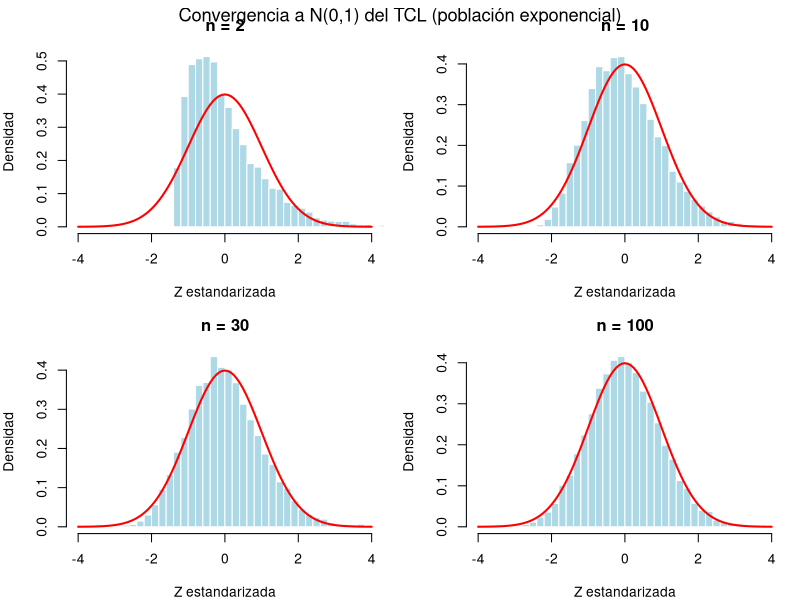
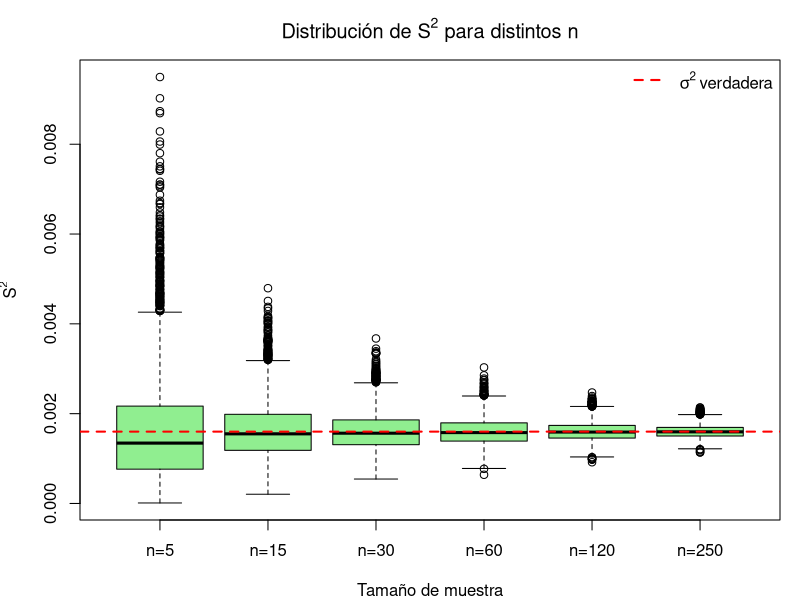
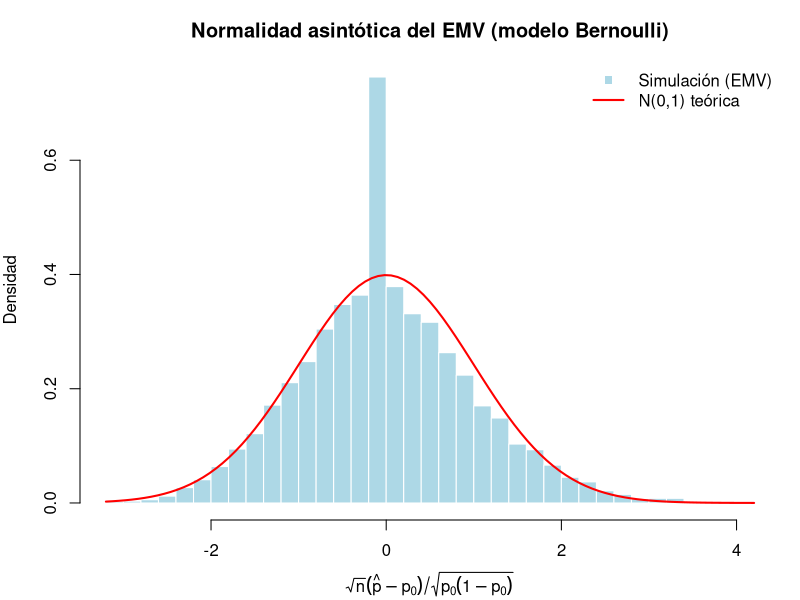
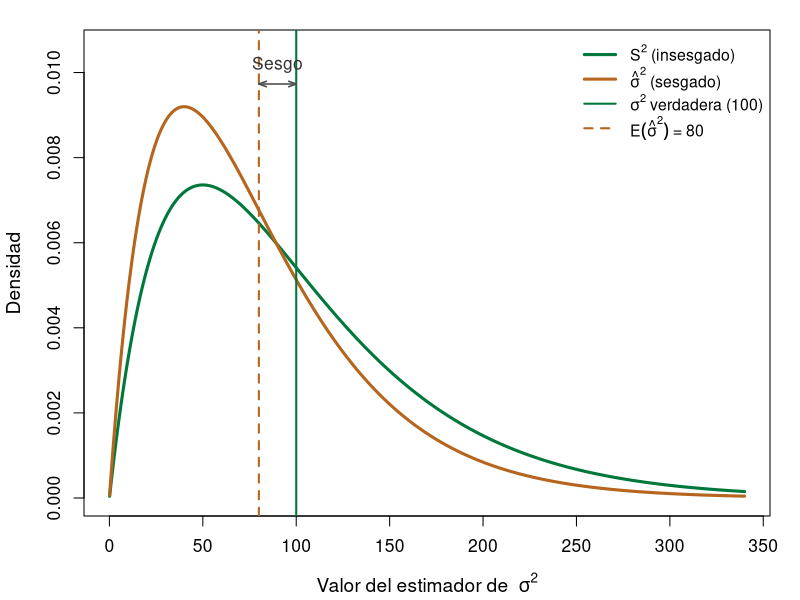
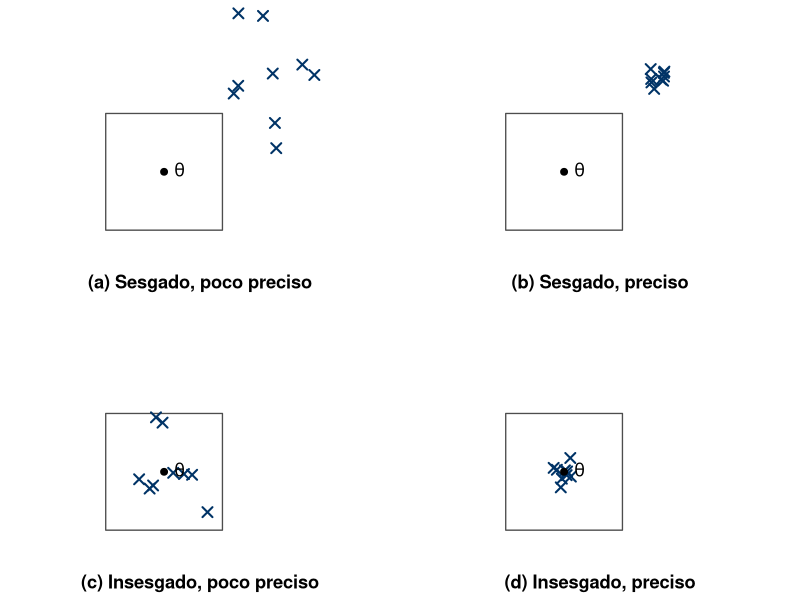
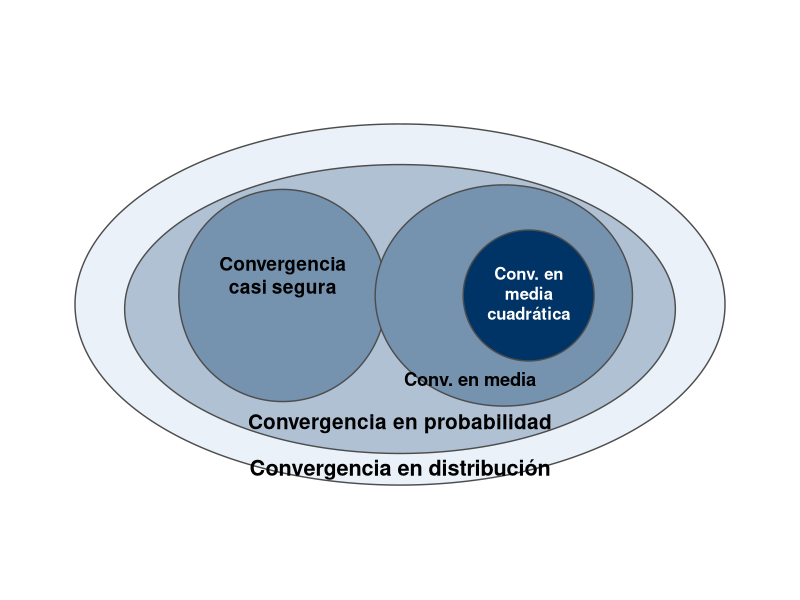
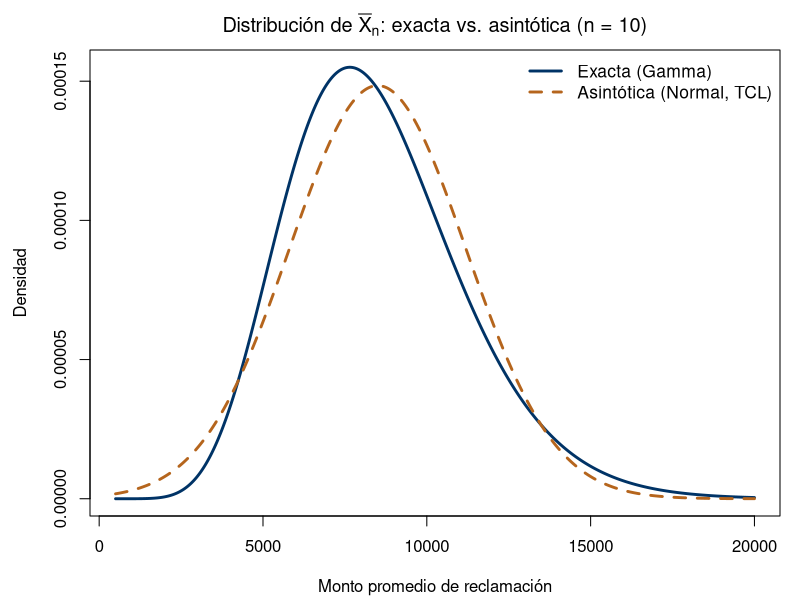

The R script that drew these images, in order:
# ==============================================================
# Capítulo 4 - Estimación puntual, convergencia y máxima verosimilitud
# Inferencia Estadística, EST-11102, ITAM
# ==============================================================

# Si este script se ejecuta en un entorno con locale POSIX/C (sin
# UTF-8), los acentos en las etiquetas de las figuras (p. ej.
# "distribución", "cuadrática") se corrompen al renderizar. Este
# intento silencioso de fijar un locale UTF-8 evita ese problema; si
# el locale no está disponible en el sistema, no interrumpe el script.
try(Sys.setlocale("LC_CTYPE", "C.UTF-8"), silent = TRUE)

# --------------------------------------------------------------
# 1. Figura: sesgo vs. varianza (Sección 4.2, Figura cap4_sesgo_varianza)
#    Distribuciones EXACTAS (no simuladas) de S^2 y sigma_hat^2 para el
#    Ejemplo 4.2.1 (n=5, sigma^2=100), usando (n-1)S^2/sigma^2 ~ chi^2_(n-1).
# --------------------------------------------------------------
n_fig <- 5
sigma2_fig <- 100
df_fig <- n_fig - 1

# S^2 = (sigma^2/(n-1)) * W, W ~ chi2_(n-1)  =>  densidad de S^2 en s:
dS2 <- function(s) dchisq((df_fig / sigma2_fig) * s, df = df_fig) * (df_fig / sigma2_fig)
# sigma_hat^2 = (sigma^2/n) * W  =>  densidad de sigma_hat^2 en t:
dSigmaHat2 <- function(t) dchisq((n_fig / sigma2_fig) * t, df = df_fig) * (n_fig / sigma2_fig)

x_fig <- seq(0.1, 340, length.out = 1000)
AZUL_ITAM  <- "#003366"
VERDE_ITAM <- "#00783C"
NARANJA    <- "#B5651D"

png("cap4_sesgo_varianza.png", width = 2200, height = 1500, res = 220)
par(mar = c(4.2, 4.2, 1.5, 1.5))
yS2 <- dS2(x_fig); ySigmaHat2 <- dSigmaHat2(x_fig)
ymax_fig <- max(yS2, ySigmaHat2) * 1.15
plot(x_fig, yS2, type = "l", col = VERDE_ITAM, lwd = 3,
     xlab = expression(paste("Valor del estimador de  ", sigma^2)),
     ylab = "Densidad", ylim = c(0, ymax_fig), xlim = c(0, 340),
     cex.lab = 1.15, cex.axis = 1.05)
lines(x_fig, ySigmaHat2, col = NARANJA, lwd = 3)
abline(v = sigma2_fig, col = VERDE_ITAM, lwd = 2, lty = 1)
abline(v = (df_fig / n_fig) * sigma2_fig, col = NARANJA, lwd = 2, lty = 2)
y_bracket <- ymax_fig * 0.92
arrows(x0 = (df_fig / n_fig) * sigma2_fig, y0 = y_bracket, x1 = sigma2_fig, y1 = y_bracket,
       length = 0.08, angle = 20, code = 3, col = "gray30", lwd = 1.6)
text(x = mean(c((df_fig / n_fig) * sigma2_fig, sigma2_fig)), y = y_bracket * 1.045,
     labels = "Sesgo", col = "gray20", cex = 1.05)
legend("topright",
       legend = c(expression(S^2 ~ "(insesgado)"), expression(hat(sigma)^2 ~ "(sesgado)"),
                  expression(sigma^2 ~ "verdadera (100)"), expression(E(hat(sigma)^2) ~ "= 80")),
       col = c(VERDE_ITAM, NARANJA, VERDE_ITAM, NARANJA),
       lwd = c(3, 3, 2, 2), lty = c(1, 1, 1, 2), bty = "n", cex = 0.95, seg.len = 2.2)
dev.off()
cat("Figura exportada: cap4_sesgo_varianza.png\n")

# --------------------------------------------------------------
# 1b. Figura: sesgo y precisión (Sección 4.2, Figura cap4_sesgo_precision)
#     Cuadricula 2x2: sesgado/insesgado x preciso/impreciso.
#     Convencion visual: un "x" fuera del recuadro (la region alrededor
#     de theta) representa una estimacion sesgada; dentro del recuadro,
#     una estimacion insesgada. La dispersion de los puntos (compactos
#     vs. dispersos) representa la precision.
# --------------------------------------------------------------
set.seed(123)
box_half <- 1.3

gen_points <- function(n, cx, cy, sd, inside) {
  pts <- matrix(NA_real_, nrow = n, ncol = 2)
  for (i in 1:n) {
    repeat {
      x <- rnorm(1, cx, sd); y <- rnorm(1, cy, sd)
      es_dentro <- (abs(x) <= box_half) && (abs(y) <= box_half)
      if (inside == es_dentro) { pts[i, ] <- c(x, y); break }
    }
  }
  pts
}

pa <- gen_points(9, cx = 2.1, cy = 2.1, sd = 0.8,  inside = FALSE) # (a) sesgado, poco preciso
pb <- gen_points(9, cx = 2.1, cy = 2.1, sd = 0.15, inside = FALSE) # (b) sesgado, preciso
pc <- gen_points(9, cx = 0,   cy = 0,   sd = 0.8,  inside = TRUE)  # (c) insesgado, poco preciso
pd <- gen_points(9, cx = 0,   cy = 0,   sd = 0.15, inside = TRUE)  # (d) insesgado, preciso

dibujar_panel <- function(pts, etiqueta) {
  plot(NA, xlim = c(-1.9, 3.5), ylim = c(-1.9, 3.5), asp = 1,
       axes = FALSE, xlab = "", ylab = "")
  rect(-box_half, -box_half, box_half, box_half, border = "gray30", lwd = 1.3)
  points(pts[, 1], pts[, 2], pch = 4, cex = 1.6, lwd = 2, col = AZUL_ITAM)
  points(0, 0, pch = 19, cex = 1.1)
  text(0.35, 0.05, expression(theta), cex = 1.3)
  mtext(etiqueta, side = 1, line = 0.5, cex = 1.1, font = 2)
}

png("cap4_sesgo_precision.png", width = 2000, height = 1750, res = 220)
par(mfrow = c(2, 2), mar = c(2, 0.3, 0.3, 0.3), oma = c(0, 0, 0, 0))
dibujar_panel(pa, "(a) Sesgado, poco preciso")
dibujar_panel(pb, "(b) Sesgado, preciso")
dibujar_panel(pc, "(c) Insesgado, poco preciso")
dibujar_panel(pd, "(d) Insesgado, preciso")
dev.off()
cat("Figura exportada: cap4_sesgo_precision.png\n")

# --------------------------------------------------------------
# 1c. Figura: jerarquía de los modos de convergencia (Sección 4.4,
#     Figura cap4_jerarquia_convergencia, Teorema 4.4.1). Elipses
#     anidadas: distribución (más externa) > probabilidad > {casi
#     segura, media} (no anidadas entre sí) > media cuadrática (dentro
#     de media). Inspirado en el diagrama de Rincón (2007), redibujado
#     con estilo y paleta propios.
# --------------------------------------------------------------
draw_ellipse <- function(cx, cy, rx, ry, col, border = "gray30", lwd = 1.4, n = 300) {
  theta <- seq(0, 2 * pi, length.out = n)
  polygon(cx + rx * cos(theta), cy + ry * sin(theta),
          col = col, border = border, lwd = lwd)
}

# Paleta: tonos del azul ITAM, de más claro (externo) a más oscuro (interno)
pal_jer <- colorRampPalette(c("#EAF1F8", AZUL_ITAM))(5)

png("cap4_jerarquia_convergencia.png", width = 2400, height = 1500, res = 220, type = "cairo")
par(mar = c(0.5, 0.5, 0.5, 0.5))
plot(NA, xlim = c(-8, 8), ylim = c(-4.3, 4.3), asp = 1,
     axes = FALSE, xlab = "", ylab = "")

draw_ellipse(0, -0.1, 7.2, 4.0, col = pal_jer[1])                 # distribución
draw_ellipse(0, -0.2, 6.1, 3.2, col = pal_jer[2])                 # probabilidad
draw_ellipse(-2.6, 0.1, 2.3, 2.35, col = pal_jer[3])              # casi segura
draw_ellipse(2.3, 0.1, 2.85, 2.45, col = pal_jer[3])              # media
draw_ellipse(2.85, 0.1, 1.45, 1.45, col = pal_jer[5])             # media cuadrática

text(-2.6, 0.55, "Convergencia\ncasi segura", cex = 1.15, font = 2)
text(2.85, 0.15, "Conv. en\nmedia\ncuadrática", cex = 1.0, font = 2, col = "white")
text(1.55, -1.75, "Conv. en media", cex = 1.1, font = 2)
text(0, -2.75, "Convergencia en probabilidad", cex = 1.25, font = 2)
text(0, -3.75, "Convergencia en distribución", cex = 1.3, font = 2)

dev.off()
cat("Figura exportada: cap4_jerarquia_convergencia.png\n")

# --------------------------------------------------------------
# 2. Verificación del Teorema Central del Límite (Sección 4.7)
#    Población NO normal: exponencial(lambda = 1/8500), que modela
#    montos de reclamaciones de seguros (Ejercicio del capítulo).
# --------------------------------------------------------------
set.seed(123)

lambda_pob <- 1 / 8500          # tasa de la exponencial
mu_pob     <- 1 / lambda_pob    # media poblacional = 8500
sigma_pob  <- 1 / lambda_pob    # desv. estándar poblacional (exp: sigma = mu)

B <- 10000                      # número de muestras simuladas
tamanos_n <- c(2, 10, 30, 100)  # tamaños de muestra a comparar

par(mfrow = c(2, 2), mar = c(4, 4, 3, 1))
for (n in tamanos_n) {
  # Para cada tamaño de muestra, simulamos B medias muestrales
  medias <- replicate(B, mean(rexp(n, rate = lambda_pob)))

  # Estandarizamos: Z = sqrt(n)*(Xbarra - mu) / sigma
  z <- sqrt(n) * (medias - mu_pob) / sigma_pob

  hist(z, breaks = 50, freq = FALSE, col = "lightblue", border = "white",
       main = paste0("n = ", n),
       xlab = "Z estandarizada", ylab = "Densidad",
       xlim = c(-4, 4))
  curve(dnorm(x), col = "red", lwd = 2, add = TRUE)
}
mtext("Convergencia a N(0,1) del TCL (población exponencial)",
      side = 3, line = -1.5, outer = TRUE, cex = 1.1)

cat("Nótese cómo, aunque la población exponencial es muy asimétrica,\n",
    "la distribución de Z se acerca a la normal estándar conforme\n",
    "aumenta n: el contenido del Teorema Central del Límite.\n")

# --------------------------------------------------------------
# 2b. Figura: densidad exacta vs. asintótica de Xbar_n, n chico
#     (Sección 4.7, Figura cap4_exacta_vs_asintotica). Población
#     exponencial(lambda), mismos parámetros que arriba. Inspirado en
#     el Gráfico 4.5 de Greene, redibujado con estilo propio.
# --------------------------------------------------------------
n_fig2 <- 10

# Densidad EXACTA de Xbar_n: para una exponencial(lambda), la suma de n
# observaciones es Gamma(forma=n, tasa=lambda), asi que Xbar_n es
# Gamma(forma=n, tasa=n*lambda).
dens_exacta_fig2 <- function(x) dgamma(x, shape = n_fig2, rate = n_fig2 * lambda_pob)
# Densidad ASINTOTICA que predice el TCL: N(mu, sigma^2/n)
dens_asint_fig2 <- function(x) dnorm(x, mean = mu_pob, sd = sigma_pob / sqrt(n_fig2))

x_fig2 <- seq(500, 20000, length.out = 500)

png("cap4_exacta_vs_asintotica.png", width = 2200, height = 1500, res = 220, type = "cairo")
par(mar = c(4.2, 4.5, 2.5, 1))
plot(x_fig2, dens_exacta_fig2(x_fig2), type = "l", lwd = 2.8, col = AZUL_ITAM,
     xlab = "Monto promedio de reclamación", ylab = "Densidad",
     main = bquote("Distribución de " * bar(X)[n] * ": exacta vs. asintótica (n = " * .(n_fig2) * ")"))
lines(x_fig2, dens_asint_fig2(x_fig2), lwd = 2.8, col = NARANJA, lty = 2)
legend("topright", legend = c("Exacta (Gamma)", "Asintótica (Normal, TCL)"),
       col = c(AZUL_ITAM, NARANJA), lwd = 2.8, lty = c(1, 2), bty = "n", cex = 1.05)
dev.off()
cat("Figura exportada: cap4_exacta_vs_asintotica.png\n")


# --------------------------------------------------------------
# 3. Consistencia: la varianza del estimador decrece con n
#    (Sección 4.6). Estimador: S^2 (varianza muestral) de una
#    población de rendimientos simulados N(0.01, 0.04^2).
# --------------------------------------------------------------
set.seed(456)

mu_r    <- 0.01
sigma_r <- 0.04
tamanos_n2 <- c(5, 15, 30, 60, 120, 250)
B2 <- 5000

resultados_s2 <- lapply(tamanos_n2, function(n) {
  replicate(B2, var(rnorm(n, mean = mu_r, sd = sigma_r)))
})
names(resultados_s2) <- paste0("n=", tamanos_n2)

par(mfrow = c(1, 1), mar = c(4, 4, 3, 1))
boxplot(resultados_s2,
        col = "lightgreen",
        main = expression(paste("Distribución de ", S^2, " para distintos ", n)),
        xlab = "Tamaño de muestra", ylab = expression(S^2))
abline(h = sigma_r^2, col = "red", lwd = 2, lty = 2)
legend("topright", legend = expression(sigma^2 ~ "verdadera"),
       col = "red", lty = 2, lwd = 2, bty = "n")

# Verificación numérica: la varianza de S^2 across simulaciones decrece
tabla_consistencia <- data.frame(
  n          = tamanos_n2,
  media_S2   = sapply(resultados_s2, mean),
  var_S2     = sapply(resultados_s2, var)
)
print(tabla_consistencia)
cat("\nLa varianza de S^2 entre simulaciones (columna var_S2) disminuye\n",
    "monótonamente con n: evidencia empírica de consistencia (Sección 4.6).\n")


# --------------------------------------------------------------
# 4. Máxima verosimilitud: forma cerrada y optimización numérica
#    (Sección 4.9)
# --------------------------------------------------------------

# --- 3a. EMV cerrado: Bernoulli (proporción de incumplimiento) ---
set.seed(789)
n_credito <- 500
p_real    <- 0.06
incumplimientos <- rbinom(n_credito, size = 1, prob = p_real)

p_hat <- mean(incumplimientos)  # EMV: proporción muestral
cat("\n--- EMV Bernoulli (incumplimiento de crédito) ---\n")
cat("p real:", p_real, " | p_hat (EMV):", round(p_hat, 4), "\n")

# --- 3b. EMV cerrado: Exponencial (tiempo entre reclamaciones) ---
set.seed(101)
n_reclamos <- 50
lambda_real <- 1 / 12  # 1 reclamo cada 12 días en promedio
tiempos <- rexp(n_reclamos, rate = lambda_real)

lambda_hat <- 1 / mean(tiempos)  # EMV cerrado: 1/Xbarra
cat("\n--- EMV Exponencial (tiempo entre reclamaciones) ---\n")
cat("lambda real:", round(lambda_real, 4),
    " | lambda_hat (EMV):", round(lambda_hat, 4), "\n")

# --- 3c. EMV numérico vía optim(): distribución Gamma(forma, tasa) ---
# Útil cuando no hay forma cerrada, p. ej. severidad de siniestros.
set.seed(202)
forma_real <- 3
tasa_real  <- 0.5
severidad  <- rgamma(200, shape = forma_real, rate = tasa_real)

log_verosimilitud_gamma <- function(par, datos) {
  forma <- par[1]; tasa <- par[2]
  if (forma <= 0 || tasa <= 0) return(-Inf)  # respetar el espacio parametral
  sum(dgamma(datos, shape = forma, rate = tasa, log = TRUE))
}

ajuste <- optim(
  par     = c(1, 1),                     # valores iniciales
  fn      = function(par) -log_verosimilitud_gamma(par, severidad),
  method  = "L-BFGS-B",
  lower   = c(1e-4, 1e-4)
)

cat("\n--- EMV numérico: severidad de siniestros ~ Gamma(forma, tasa) ---\n")
cat("Parámetros reales:      forma =", forma_real, " tasa =", tasa_real, "\n")
cat("EMV (optim, L-BFGS-B):  forma =", round(ajuste$par[1], 3),
    " tasa =", round(ajuste$par[2], 3), "\n")


# --------------------------------------------------------------
# 5. Normalidad asintótica del EMV (Teorema 4.9, Sección 4.9)
#    Verificación por simulación para el modelo Bernoulli:
#    sqrt(n)*(p_hat - p) --> N(0, p(1-p))
# --------------------------------------------------------------
set.seed(303)
p0 <- 0.06
n_grande <- 500
B3 <- 8000

p_hats <- replicate(B3, mean(rbinom(n_grande, size = 1, prob = p0)))
z_emv  <- sqrt(n_grande) * (p_hats - p0) / sqrt(p0 * (1 - p0))

par(mfrow = c(1, 1), mar = c(4, 4, 3, 1))
hist(z_emv, breaks = 50, freq = FALSE, col = "lightblue", border = "white",
     main = "Normalidad asintótica del EMV (modelo Bernoulli)",
     xlab = expression(sqrt(n)*(hat(p)-p[0])/sqrt(p[0]*(1-p[0]))),
     ylab = "Densidad")
curve(dnorm(x), col = "red", lwd = 2, add = TRUE)
legend("topright", legend = c("Simulación (EMV)", "N(0,1) teórica"),
       col = c("lightblue", "red"), lwd = c(NA, 2), pch = c(15, NA), bty = "n")

cat("\nMedia de Z simulada:", round(mean(z_emv), 4), "(teórica: 0)\n")
cat("Varianza de Z simulada:", round(var(z_emv), 4), "(teórica: 1)\n")
cat("Esta simulación confirma numéricamente el Teorema 4.9:",
    "el EMV estandarizado se distribuye aproximadamente N(0,1)",
    "para n suficientemente grande.\n")
